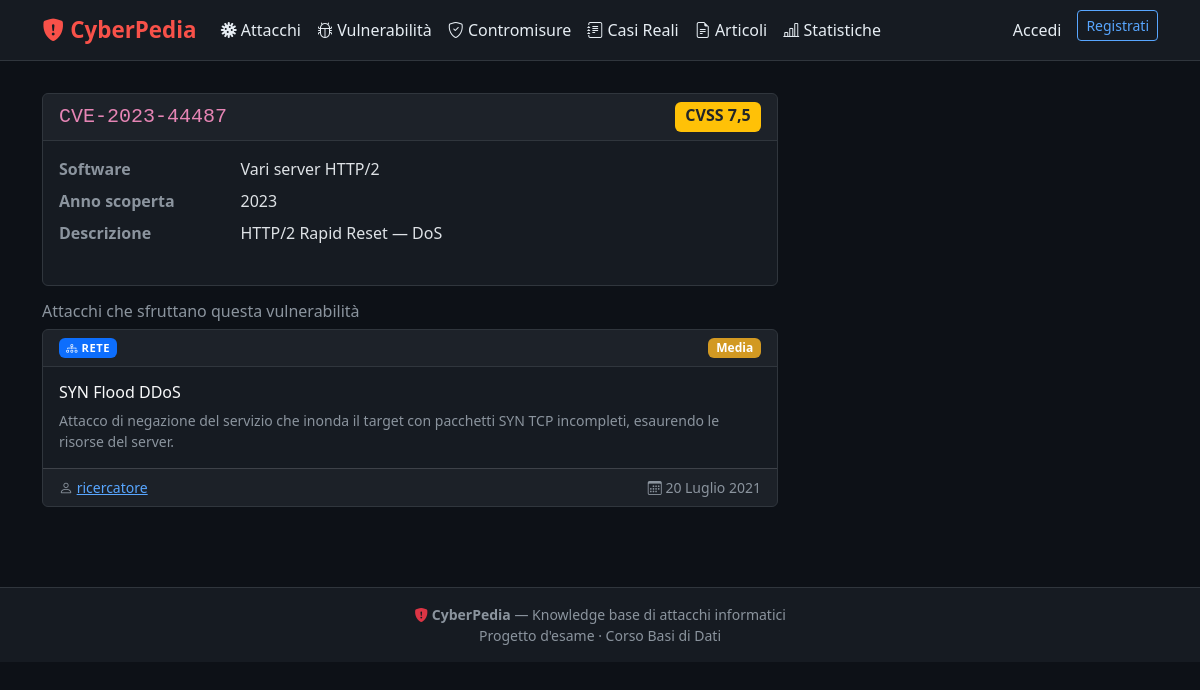
Screenshot of /vulnerabilita/18/ with the database file from the repository.
### core/models.py (models this page shows, shortened)
class Vulnerabilita(models.Model):
    id_vulnerabilita = models.AutoField(primary_key=True)
    codice_cve = models.CharField(max_length=20, unique=True, db_index=True)
    descrizione = models.TextField()
    cvss_score = models.DecimalField(max_digits=3, decimal_places=1)
    software_affetto = models.CharField(max_length=200)
    anno_scoperta = models.IntegerField(db_index=True)
    class Meta:
        db_table = 'vulnerabilita'
        constraints = [
            models.CheckConstraint(
                check=Q(cvss_score__gte=0) & Q(cvss_score__lte=10),
                name='cvss_range'
            ),
            models.CheckConstraint(
                check=Q(anno_scoperta__gte=1980),
                name='anno_scoperta_min'
            ),
        ]

class Attacco(models.Model):
    id_attacco = models.AutoField(primary_key=True)
    nome = models.CharField(max_length=200)
    descrizione = models.TextField()
    severita = models.CharField(max_length=10, choices=SEVERITA_CHOICES)
    data_pubblicazione = models.DateField()
    riferimento_mitre = models.CharField(max_length=50, blank=True)
    immagine = models.ImageField(upload_to='attacchi_img/', blank=True, null=True)
    id_autore = models.ForeignKey(
        Utenti, on_delete=models.PROTECT,
        db_column='id_autore', related_name='attacchi'
    )
    class Meta:
        db_table = 'attacco'
    def get_famiglia(self):
        for attr in ('rete', 'web', 'social', 'malware'):
            if hasattr(self, attr):
                return attr
        return 'sconosciuta'

class Utenti(models.Model):
    id_utente = models.AutoField(primary_key=True)
    username = models.CharField(max_length=20, unique=True)
    email = models.EmailField(unique=True)
    password = models.CharField(max_length=128)
    data_registrazione = models.DateField(auto_now_add=True)
    livello = models.IntegerField(default=0)
    bio = models.TextField(blank=True)
    foto_profilo = models.ImageField(upload_to='profili/', blank=True, null=True)
    class Meta:
        db_table = 'utenti'

### core/views.py (the view)
# urls.py: path('vulnerabilita/<int:pk>/', views.vulnerabilita_detail, name='vulnerabilita-detail'),
def vulnerabilita_detail(request, pk):
    vuln = get_object_or_404(Vulnerabilita, pk=pk)
    attacchi = Attacco.objects.filter(sfrutta__id_vulnerabilita=vuln).select_related('id_autore')
    return render(request, 'vulnerabilita/detail.html', {
        'vuln': vuln,
        'attacchi': attacchi,
    })

### core/context_processors.py (called while the page is built)
def current_user(request):
    user_id = request.session.get('user_id')
    if user_id:
        try:
            return {'utente_corrente': Utenti.objects.get(pk=user_id)}
        except Utenti.DoesNotExist:
            del request.session['user_id']
    return {'utente_corrente': None}

### templates/vulnerabilita/detail.html (shortened to what this page needs)
{% extends 'base.html' %}
{% block content %}
<div class="row g-4">
  <div class="col-lg-8">
    <div class="card mb-3">
      <div class="card-header d-flex justify-content-between">
        <code class="fs-5">{{ vuln.codice_cve }}</code>
        <span class="badge bg-{% if vuln.cvss_score >= 9 %}danger{% elif vuln.cvss_score >= 7 %}warning text-dark{% elif vuln.cvss_score >= 4 %}info text-dark{% else %}secondary{% endif %} fs-6">CVSS {{ vuln.cvss_score }}</span>
      </div>
      <div class="card-body">
        <dl class="row">
          <dt class="col-sm-3 text-muted">Software</dt><dd class="col-sm-9">{{ vuln.software_affetto }}</dd>
          <dt class="col-sm-3 text-muted">Anno scoperta</dt><dd class="col-sm-9">{{ vuln.anno_scoperta }}</dd>
          <dt class="col-sm-3 text-muted">Descrizione</dt><dd class="col-sm-9">{{ vuln.descrizione }}</dd>
        </dl>
      </div>
    </div>
    <h6 class="text-muted">Attacchi che sfruttano questa vulnerabilità</h6>
    {% for a in attacchi %}
    <div class="mb-2">{% include 'partials/card_attacco.html' with attacco=a %}</div>
    {% empty %}<p class="text-muted">Nessun attacco associato.</p>{% endfor %}
  </div>
  <div class="col-lg-4">
  </div>
</div>
{% endblock %}

### templates/partials/card_attacco.html
<div class="card h-100">
  <div class="card-header d-flex justify-content-between align-items-center">
    <span class="badge famiglia-badge
      {% if attacco.get_famiglia == 'rete' %}bg-primary
      {% elif attacco.get_famiglia == 'web' %}bg-warning text-dark
      {% elif attacco.get_famiglia == 'social' %}bg-info text-dark
      {% else %}bg-danger{% endif %}">
      <i class="bi bi-{% if attacco.get_famiglia == 'rete' %}diagram-3{% elif attacco.get_famiglia == 'web' %}globe{% elif attacco.get_famiglia == 'social' %}people{% else %}virus{% endif %}"></i>
      {{ attacco.get_famiglia|upper }}
    </span>
    <span class="badge badge-{{ attacco.severita }}">{{ attacco.get_severita_display }}</span>
  </div>
  <div class="card-body">
    <h6 class="card-title">
      <a href="{% url 'attacco-detail' pk=attacco.pk %}" class="text-decoration-none text-light">{{ attacco.nome }}</a>
    </h6>
    <p class="card-text text-muted small">{{ attacco.descrizione|truncatewords:20 }}</p>
  </div>
  <div class="card-footer text-muted small d-flex justify-content-between">
    <span><i class="bi bi-person"></i> <a href="{% url 'profilo' user_id=attacco.id_autore.pk %}">{{ attacco.id_autore.username }}</a></span>
    <span><i class="bi bi-calendar3"></i> {{ attacco.data_pubblicazione }}</span>
  </div>
</div>

### templates/base.html (style rules this page uses)
:root { --cp-bg: #0d1117; --cp-surface: #161b22; --cp-border: #30363d; --cp-text: #e6edf3; --cp-muted: #8b949e; --cp-red: #f85149; --cp-blue: #58a6ff; --cp-green: #3fb950; --cp-yellow: #d29922; }
body { background: var(--cp-bg); color: var(--cp-text); font-family: 'Segoe UI', system-ui, sans-serif; }
.card { background: var(--cp-surface); border: 1px solid var(--cp-border); }
.card-header { background: rgba(255,255,255,.03); border-bottom: 1px solid var(--cp-border); }
.badge-media { background: var(--cp-yellow); }
.text-muted { color: var(--cp-muted) !important; }
a { color: var(--cp-blue); }
.famiglia-badge { font-size: .7rem; text-transform: uppercase; letter-spacing: .05em; }

### rows the page displays
Vulnerabilita: codice_cve "CVE-2023-44487", cvss_score "7,5", software_affetto "Vari server HTTP/2", anno_scoperta "2023", descrizione "HTTP/2 Rapid Reset — DoS"
Attacco: get_famiglia "RETE", severita "Media", nome "SYN Flood DDoS", descrizione "Attacco di negazione del servizio che inonda il target con pacchetti SYN TCP incompleti, esaurendo le risorse del server.", id_autore.username "ricercatore", data_pubblicazione "20 Luglio 2021"
